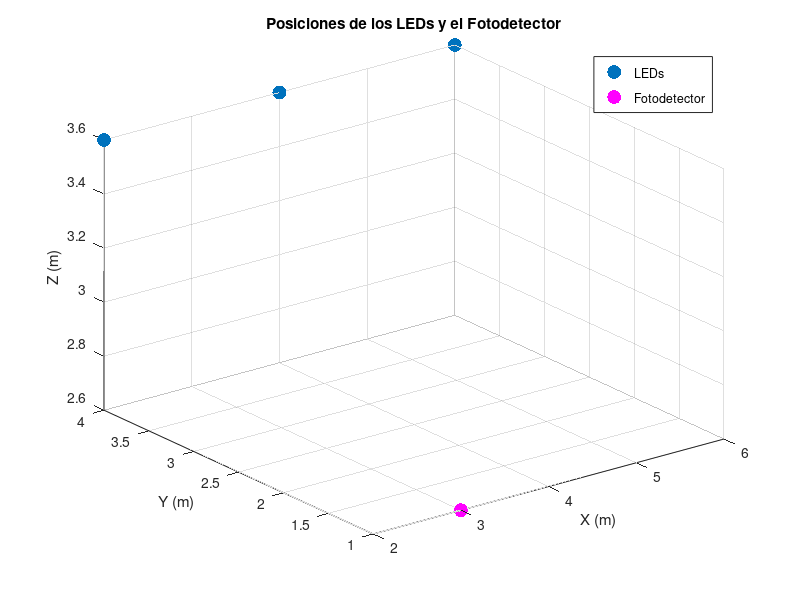

MATLAB code to generate this figure: (Note: this script raises an error after producing the figure.)
%La presente simulación es para un sistema MISO que se compone de 3 LEDs
%transmisores y 1 receptor óptico, se ambienta en un túnel minero de 4
%metros de altura, 4 metros de ancho y 8 metros de largo.

%Consideraciones:
%El túnel tiene lumianrias colineales entre sí a lo largo del eje X
%(8[m]), se estudia la separación que deben tener las luminarias entre sí
%por medio de un estudio luminotécnico tomando consideraciones básicas del
%reglamento de seguridad minera y el manual de carreteras, y así también se
%define la potencia de transmisión en cada caso para no generar
%deslumbramiento.
%Los supuestos son ideales y basados en la documentación de fotodetectores
%utilizados en investigaciones similares dentro del estudio de VLC en la
%universidad Diego Portales. Sin embargo, son parámetros que pueden ser
%modificados para estudiar otros fenómenos.
%No se estudia el comportamiento del canal NLOS, ni ruido en el ambiente.


clc;
clear all;
close all;

% DEFINICIÓN DE PARÁMETROS INICIALES
pw = 0.6;                                    % coeficiente de reflexión del área reflectiva
ang_rad = 60;                                % semi-ángulo de mitad de potencia del LED [60-90]
m = 1;                                       % número Lambertiano
Ap = 0.0001;                                 % área física del receptor (1 cm^2) (igual a Adet)
eta = 1.5;                                   % índice de refracción del PD
fov = 70;                                    % field of view

% parámetros de los ángulos de inclinación y rotación
beta_i = 45;                                 % ángulo de inclinación del LED con respecto al eje z
alpha_i = 45;                                % ángulo de rotación del LED con respecto al eje x
beta_j = 0;                                  % ángulo de inclinación inicial del PD
alpha_j = 45;                                % ángulo de rotación del PD con respecto al eje x

% posición Ti
x_i = 3;
y_i = 0.5;
z_i = 3.6;

% posición del receptor
x_j = 3;
y_j = 1; 
z_j = 2.6;

% Calcular normal del LED
N_LED = [sin(beta_i * pi / 180) * cos(alpha_i * pi / 180), ...
          sin(beta_i * pi / 180) * sin(alpha_i * pi / 180), ...
          cos(beta_i * pi / 180)];

% Vector desde el LED al receptor
vector_to_receiver = [x_j - x_i, y_j - y_i, z_j - z_i];

% Normalizar el vector
norm_vector = vector_to_receiver / norm(vector_to_receiver);


% DEFINICIÓN DE PARÁMETROS DEL CÓDIGO SECUNDARIO
theta = 70;                             % Semi-ángulo de media potencia
Adet = Ap;                               % Área del detector
Ts = 1;                                  % Ganancia de un filtro óptico
index = 1.5;                             % Índice de refracción de una lente
FOV = 60 * pi / 180;                     % Campo de visión (FOV) del receptor
G_Con = (index^2) / sin(FOV);            % Ganancia de un concentrador óptico
c = 3e8;                                 % Velocidad de la luz en m/s


%posiciones de los LEDs a lo largo del eje X
LED_pos = [
    2, 4, 3.6;   % LED 1
    4, 4, 3.6;   % LED 2
    6, 4, 3.6    % LED 3
];

Pos_FD = zeros(8, 3);
for i = 1:8                         %en total son 8 puntos y solo avanzará en el eje X
    Pos_FD(i, :) = [i, 2, 2.6];     % Posiciones del fotodetector (x, y, z)
end

FD = [x_j, y_j, z_j];                       % Usar la posición del receptor
P_transmision = 13.1;                       % Potencia de transmisión de los LEDs
P_recepcion = zeros(1, size(LED_pos, 1));   % potencia recibida

% Calcular la potencia recibida desde cada LED en función de Hlos
for i = 1:size(LED_pos, 1)
    Xi = LED_pos(i, 1);
    Yi = LED_pos(i, 2);
    hi = LED_pos(i, 3);
    
    Xp = FD(1);
    Yp = FD(2);
    hp = FD(3);
    
    % Calcular la distancia y la potencia recibida
    D = sqrt((hi - hp)^2 + (Xi - Xp)^2 + (Yi - Yp)^2);
    H_LOS_dB =  Ts * G_Con * Adet * (m + 1) * ( abs((hi - hp)) )^(m + 1) / (2 * pi * D^2);
    P_recepcion(i) = (P_transmision * H_LOS_dB);
end

disp('Potencias recibidas en el fotodetector desde cada LED:');
disp(P_recepcion);

% Encontrar la potencia máxima y su índice
[P_recep_max, max_index] = max(P_recepcion);

% Encontrar todos los LEDs con la potencia máxima
max_indices = find(P_recepcion == P_recep_max);

% Extraer las coordenadas de los LEDs correspondientes
max_LED_coords = LED_pos(max_indices, :);

fprintf('La distancia correspondiente para dicha potencia es: %.2f metros\n', ...
    sqrt((max_LED_coords(1, 3) - FD(3))^2 + (max_LED_coords(1, 1) - FD(1))^2 + (max_LED_coords(1, 2) - FD(2))^2));
fprintf('Las coordenadas del LED con la potencia más alta son: (%.2f, %.2f, %.2f)\n', ...
    max_LED_coords(1, 1), max_LED_coords(1, 2), max_LED_coords(1, 3));

% Si hay más de un LED con la potencia máxima, mostrar las coordenadas adicionales
if length(max_indices) > 1
    for j = 2:length(max_indices)
        fprintf('Otro LED con la misma potencia máxima tiene coordenadas: (%.2f, %.2f, %.2f)\n', ...
            max_LED_coords(j, 1), max_LED_coords(j, 2), max_LED_coords(j, 3));
    end
    fprintf('La ubicación del dispositivo se encuentra entre los LEDs con coordenadas (%.2f, %.2f, %.2f) y (%.2f, %.2f, %.2f)\n', ...
        max_LED_coords(1, 1), max_LED_coords(1, 2), max_LED_coords(1, 3), ...
        max_LED_coords(2, 1), max_LED_coords(2, 2), max_LED_coords(2, 3));
end

fprintf('La potencia máxima recibida es: %.4f W\n', P_recep_max);

% Graficar las posiciones de los LEDs y el fotodetector
figure;
hold on;
grid on;

scatter3(LED_pos(:, 1), LED_pos(:, 2), LED_pos(:, 3), 100, 'filled');
scatter3(FD(1), FD(2), FD(3), 100, 'm', 'filled');


xlabel('X (m)');
ylabel('Y (m)');
zlabel('Z (m)');
title('Posiciones de los LEDs y el Fotodetector');
legend('LEDs', 'Fotodetector');
view(3);





                
       % ----- Calcular ángulos del receptor para mejorar la recepción de señal -----%

beta_j = acosd(norm_vector(3));                     % Ángulo de inclinación
alpha_j = atan2d(norm_vector(2), norm_vector(1));   % Ángulo de rotación

disp(['Nuevo ángulo de inclinación del receptor: ', num2str(beta_j), '°']);
disp(['Nuevo ángulo de rotación del receptor: ', num2str(alpha_j), '°']);





disp('----------------------------------------------------------------------------------');  %
disp('------Resultados de potencia recibida en razón de tiempos en un sistema MISO------');
disp('----------------------------------------------------------------------------------');  % 







                         %----- Hlos con respuesta al impulso ------%



matriz_dist_ecuclidiana = zeros(3, 8);      %matriz de distancias ecuclidiana entre receptor en cada distancia en el eje X y cada uno de los transmisores de posición fija
Precepcion_t = zeros(8, 6);                 %en cada una de las posiciones almacena la altura del PD(h_i), la distancia del LED de distancia euclidiana más cercana al PD (d_cercana_i), los impulsos del canal de cana uno de los 3 LEDs (H_LOS_W_t_all(i, j)), t_i que corresponde a la respuesta al impluso de la distancia más cercana
P_recep = zeros(8, 3);                      % Inicializar P_recep para almacenar los resultados entre la Ptransmitida y H_LOS_W_t_all 

H_LOS_W_t_all = zeros(8, 3); % 8 posiciones para el FD y 3 LEDs

%parámetros de ruido en el receptor
k = 1.38e-23;   % Constante de Boltzmann (J/K)
T = 300;        %Temperatura en Kelvin
B = 100e6;      % Ancho de banda en Hz (10 MHz)
R = 50;         % Resistencia en ohmios
q = 1.602e-19;  % Carga del electrón en coulombs
I_b = 1e-3;     % Corriente de fotodetección en amperios (1 mA)


% Calcular ruido térmico y de disparo
thermal_noise = ((sqrt( 4 * k * T *R * B))^2) / R;  % Ruido térmico en W (valor en potencia V^2/R)
I_n = ((sqrt(2 * q * I_b * B))^2) * R ;             % Corriente de ruido de disparo (valor en potencia I^2*R)


% Inicializaar vectores de SNR
SNR_Paralelos_por_LED = zeros(8,3);
SNR_MAX_Paralelos = zeros(8,2); %se tienen 2 valores en cada vector por SNR y posición, esta info sirve para gráficas
SNR_MIN_Paralelos = zeros(8,2); %se tienen 2 valores en cada vector por SNR y posición, esta info sirve para gráficas


% Inicialización del vectores para almacenar la potencia con ruido.
Pr_ruido_termico_vec = zeros(8, 3); 
Pr_ruido_disparo_vec = zeros(8, 3); 
Pr_ruido_disparo_y_termico_vec = zeros(8, 3); 



for i = 1:8
    % 1. Altura del FD
    h_i = Pos_FD(i, 3);
    
    for j = 1:size(LED_pos, 1)
        % Distancia euclidiana desde el FD al LED
        distancia = norm((Pos_FD(i, :) - LED_pos(j, :)));
        matriz_dist_ecuclidiana(j, i) = distancia;
    end
    
    % Obtener menor distancia de fotodetector al los LEDs
    d_cercana_i = min(matriz_dist_ecuclidiana(:, i));
    
    % Calcular tiempo t_i
    t_i = d_cercana_i / c;
    
    % Calcular H_los para cada LED
    H_LOS_W_t = zeros(1, 3); % Inicializar en W

    for j = 1:size(LED_pos, 1)
        hi = Pos_FD(i, 3);                  % Altura del FD
        hp = LED_pos(j, 3);                 % Altura del LED
        D = matriz_dist_ecuclidiana(j, i);  % Distancia correspondiente
        
        % Cálculo de H_LOS en W
        H_LOS_W_t(j) = Ts * G_Con * Adet * (m + 1) * ( abs((hi - hp)) )^(m + 1) / (2 * pi * D^2);
    end
    
    H_LOS_W_t_all(i, :) = H_LOS_W_t;
    P_recep(i, :) = H_LOS_W_t * P_transmision;


    for j = 1:size(H_LOS_W_t, 2)
        Pr_ruido_termico_vec(i, j) = H_LOS_W_t(j) * P_transmision + thermal_noise;  % Potencia recibida al adicionar ruido térmico en el receptor
        Pr_ruido_disparo_vec(i, j) = H_LOS_W_t(j) * P_transmision + I_n;            % Potencia recibida al adicionar ruido de disparo en el receptor
        Pr_ruido_disparo_y_termico_vec(i, j) = H_LOS_W_t(j) * P_transmision + I_n + thermal_noise; 
        
        % Llamada a la función calculo_SNR para cada LED y almacenar el valor en SNR_Paralelos_por_LED
        P_recepcion(i,j) = H_LOS_W_t(j) * P_transmision; % Definir la potencia de recepción para la iteración
        SNR_Paralelos_por_LED(i, j) = calculo_SNR(k, T, B, R, q, I_b, P_recepcion(i,j));
        
    end
    
    fprintf('Iteración %d: Pr_ruido_termico=%.4e, %.4e, %.4e\n', i, Pr_ruido_termico_vec(i, 1), Pr_ruido_termico_vec(i, 2), Pr_ruido_termico_vec(i, 3));
    fprintf('Iteración %d: Pr_ruido_disparo_vec=%.4e, %.4e, %.4e\n', i, Pr_ruido_disparo_vec(i, 1), Pr_ruido_disparo_vec(i, 2), Pr_ruido_disparo_vec(i, 3));


    %Mostrar resultados de potencia al adicionar ruido térmico y de disparo
    fprintf('Iteración %d: Pr_ruido_disparo_y_termico_vec=%.4e, %.4e, %.4e\n', i, Pr_ruido_disparo_y_termico_vec(i, 1), Pr_ruido_disparo_y_termico_vec(i, 2), Pr_ruido_disparo_y_termico_vec(i, 3));

    Precepcion_t(i, :) = [h_i, d_cercana_i, H_LOS_W_t_all(i, 1), H_LOS_W_t_all(i, 2), H_LOS_W_t_all(i, 3), t_i];
    
    % Mostrar valores de Precepcion_t a medida que se llena
    fprintf('Iteración %d: h_i=%.2f, d_cercana_i=%.2f, H_los_1=%.4e, H_los_2=%.4e, H_los_3=%.4e, t_i=%.6e\n', ...
            i, Precepcion_t(i, 1), Precepcion_t(i, 2), Precepcion_t(i, 3), Precepcion_t(i, 4), Precepcion_t(i, 5), Precepcion_t(i, 6));


end

fprintf('\n\n');

disp('H_LOS_W_t de cada iteración:');
disp(H_LOS_W_t_all);

fprintf('\n       Valores de potencia cuando los Nt es paralelo a Nr \n');

disp('P_recep de cada iteración:');
disp(P_recep);


fprintf('\n       Valores de potencia y ruido cuando los Nt es paralelo a Nr \n');



disp('Pr_ruido_termico de cada iteración:');
disp((Pr_ruido_termico_vec));
fprintf('\n\n');
disp('Pr_ruido_disparo_vec de cada iteración:');
disp(Pr_ruido_disparo_vec);
fprintf('\n\n');
disp('Pr_ruido_disparo_y_termico_vec de cada iteración:');
disp(Pr_ruido_disparo_y_termico_vec);
fprintf('\n\n');


fprintf('------- Valores más altos de Pr_ruido_termico por iteración -------\n');
for i = 1:size(Pr_ruido_termico_vec, 1)
    max_value = max(Pr_ruido_termico_vec(i, :)); 
    fprintf('Iteración %d: Valor máximo=%.4e\n', i, max_value);
    min_value = min(Pr_ruido_termico_vec(i, :)); 
    fprintf('Iteración %d: Valor mínimo=%.4e\n\n', i, min_value);
end

fprintf('------- Valores más altos de Pr_ruido_disparo por iteración planos paralelos -------\n');
for i = 1:size(Pr_ruido_disparo_vec, 1)
    max_value = max(Pr_ruido_disparo_vec(i, :)); 
    fprintf('Iteración %d: Valor máximo=%.4e\n', i, max_value);
    min_value = min(Pr_ruido_disparo_vec(i, :)); 
    fprintf('Iteración %d: Valor mínimo=%.4e\n\n', i, min_value);
end


fprintf('------- Valores más altos de Pr_ruido_disparo_y_termico_vec por iteración planos paralelos -------\n');
for i = 1:size(Pr_ruido_disparo_y_termico_vec, 1)
    max_value = max(Pr_ruido_disparo_y_termico_vec(i, :)); 
    fprintf('Iteración %d: Valor máximo=%.4e\n', i, max_value);
    min_value = min(Pr_ruido_disparo_y_termico_vec(i, :)); 
    fprintf('Iteración %d: Valor mínimo=%.4e\n\n', i, min_value);
end


disp('----------------------------------------------------------------------------------------------------------');  %
disp('-----------------------Calculos de SNR al adicionar ruido termico y de disparo-----------------------');
disp('----------------------------------------------------------------------------------------------------------');  % 


disp('SNR de plano receptor paralelo al plano transmisor (SNR_Paralelos_por_LED):');
disp(SNR_Paralelos_por_LED);

x_values = 1:8; 

% Graficar los valores de SNR para los tres LEDs
figure; 
hold on; 
set(gcf, 'Color', 'w'); 

% Curva para el primer LED
plot(x_values, SNR_Paralelos_por_LED(:, 1), '-o', 'DisplayName', 'LED 1', 'LineWidth', 2);

% Curva para el segundo LED
plot(x_values, SNR_Paralelos_por_LED(:, 2), '-s', 'DisplayName', 'LED 2', 'LineWidth', 2);

% Curva para el tercer LED
plot(x_values, SNR_Paralelos_por_LED(:, 3), '-d', 'DisplayName', 'LED 3', 'LineWidth', 2);


xlabel('Posiciones en x', 'FontSize', 12); 
ylabel('SNR [dB]', 'FontSize', 12);       
title('Curvas de SNR por LED con Nt y Nr paralelos', 'FontSize', 14); 
legend('show'); 
grid on; 
hold off; 





%%%%%%%%%%%%%%%%%%%%%%%%%%%%%%%%%%%%%%%%%%%%%%%%%%%%%%%%%%%%%%%%%%%%%%%%%%%%%%%%%%%%%%%%%%%




disp('----------------------------------------------------------------------------------');  %
disp('-------------Si suponemos que el FD NO está siempre paralelo al techo-------------');
disp('----------------------------------------------------------------------------------');  % 

disp('----Debemos calcular los valores de HLOS en función de los vectores de Nt y Nr----'); 


Psi = zeros(8, 3);                      % Almacenar valores de Psi para cada combinación i,j
distancia_euclidiana = zeros(8, 3);     % Almacenar distancias euclidianas
HLOS = zeros(8, 3);                     % Almacenar HLOS para cada combinación i,j
Pr_plano_no_paralelos = zeros(8, 3);    % Almacenar potencia por plano no paralelo

% Inicializar vectores de ruido
Pr_ruido_termico_vec_planos_no_paralelos = zeros(8, 3); 
Pr_ruido_disparo_vec_planos_no_paralelos = zeros(8, 3); 
Pr_ruido_disparo_y_termico_vec_planos_no_paralelos = zeros(8, 3); 


% Inicializaar vectores de SNR
SNR_NO_Paralelos_por_LED = zeros(8,3);
SNR_MAX_NO_Paralelos = zeros(8,2);      
SNR_MIN_NO_Paralelos = zeros(8,2);

% Inicialización del vector de potencia más alta por receptor
potencias_por_receptor = zeros(8, 1);
mejor_transmisor = zeros(8, 1);

for i = 1:8
    Xr = Pos_FD(i, 1);
    Yr = Pos_FD(i, 2);
    Zr = Pos_FD(i, 3);
    
    for j = 1:3
        Xt = LED_pos(j, 1);
        Yt = LED_pos(j, 2);
        Zt = LED_pos(j, 3);
        
        % Calcular Psi (ángulo entre el receptor i y el transmisor j)
        Psi(i, j) = acos((Xt * Xr + Yt * Yr + Zt * Zr) / ...
            (sqrt(Xr^2 + Yr^2 + Zr^2) * sqrt(Xt^2 + Yt^2 + Zt^2)));
        
        % Calcular distancia euclidiana entre el receptor i y el LED j
        distancia_euclidiana(i, j) = sqrt((Xt - Xr)^2 + (Yt - Yr)^2 + (Zt - Zr)^2);
        
        % Calcular HLOS para el receptor i y el LED j
        HLOS(i, j) = Ts * G_Con * Adet * (m + 1) * (cosd(theta)^m) * cos(Psi(i, j)) / ...
                     (2 * pi * distancia_euclidiana(i, j)^2);
        
        % Calcular potencia recibida por el plano no paralelo (Pr_plano_no_paralelos)
        Pr_plano_no_paralelos(i, j) = P_transmision * HLOS(i, j);
        
        % Calcular potencias con ruido térmico, de disparo y ambos
        Pr_ruido_termico_vec_planos_no_paralelos(i, j) = Pr_plano_no_paralelos(i, j) + thermal_noise;
        Pr_ruido_disparo_vec_planos_no_paralelos(i, j) = Pr_plano_no_paralelos(i, j) + I_n;
        Pr_ruido_disparo_y_termico_vec_planos_no_paralelos(i, j) = Pr_plano_no_paralelos(i, j) + I_n + thermal_noise;

        SNR_NO_Paralelos_por_LED(i, j) = calculo_SNR(k, T, B, R, q, I_b, Pr_plano_no_paralelos(i, j));

    end
    
    % Encontrar el LED con la mayor potencia para el receptor i
    [potencias_por_receptor(i), mejor_transmisor(i)] = max(Pr_plano_no_paralelos(i, :));
end

column_names = {'Receptor', 'Transmisor', 'Psi', 'Distancia Euclidiana', 'HLOS', 'Pr_plano_no_paralelos'};
result_data = [];

for i = 1:8
    for j = 1:3
        result_data = [result_data; i, j, Psi(i, j), distancia_euclidiana(i, j), HLOS(i, j), Pr_plano_no_paralelos(i, j)];
    end
end


result_table = array2table(result_data, 'VariableNames', column_names);
disp('Tabla de resultados (llegada_al_receptor):');
disp(result_table);

summary_data = [];
for i = 1:8
    summary_data = [summary_data; i, mejor_transmisor(i), Psi(i, mejor_transmisor(i)), distancia_euclidiana(i, mejor_transmisor(i)), HLOS(i, mejor_transmisor(i)), potencias_por_receptor(i)];
end

summary_table = array2table(summary_data, 'VariableNames', column_names);
disp('Tabla de Resumen - Potencia más alta por receptor:');
disp(summary_table);

%%%%%%%%%%%%%%%%%%%%%%%%%%%%%%%%%%%%%%%%%%%%%%%%%%%%%%%%%%%%%%55

disp('Pr_plano_no_paralelos de cada iteración:');
disp((Pr_plano_no_paralelos));



disp('--------------------------------------------------------------------------------------------------------------');
disp('--- Resultados de potencia con ruido cuando el ángulo entre el receptor y cada uno de los LEDs no es ideal ---');
disp('--------------------------------------------------------------------------------------------------------------');

disp('Pr_ruido_termico_planos_no_paralelos de cada iteración:');
disp((Pr_ruido_termico_vec_planos_no_paralelos));

disp('Pr_ruido_disparo_vec_planos_no_paralelos de cada iteración:');
disp(Pr_ruido_disparo_vec_planos_no_paralelos);

disp('Pr_ruido_disparo_y_termico_vec_planos_no_paralelos de cada iteración:');
disp(Pr_ruido_disparo_y_termico_vec_planos_no_paralelos);


fprintf('------- Valores más altos de Pr_ruido_termico por iteración -------\n');
for i = 1:size(Pr_ruido_termico_vec_planos_no_paralelos, 1)
    max_value = max(Pr_ruido_termico_vec_planos_no_paralelos(i, :)); 
    fprintf('Iteración %d: Valor máximo=%.4e\n', i, max_value);
    min_value = min(Pr_ruido_termico_vec_planos_no_paralelos(i, :)); 
    fprintf('Iteración %d: Valor mínimo=%.4e\n\n', i, min_value);
end

fprintf('------- Valores más altos de Pr_ruido_disparo por iteración -------\n');
for i = 1:size(Pr_ruido_disparo_vec_planos_no_paralelos, 1)
    max_value = max(Pr_ruido_disparo_vec_planos_no_paralelos(i, :)); 
    fprintf('Iteración %d: Valor máximo=%.4e\n', i, max_value);
    min_value = min(Pr_ruido_disparo_vec_planos_no_paralelos(i, :)); 
    fprintf('Iteración %d: Valor mínimo=%.4e\n\n', i, min_value);
end

fprintf('---- Valores más altos de Pr_ruido_disparo_y_termico_vec por iteración cuando los planos Nt y Nr no son paraleros ----\n');
for i = 1:size(Pr_ruido_disparo_y_termico_vec_planos_no_paralelos, 1)
    max_value = max(Pr_ruido_disparo_y_termico_vec_planos_no_paralelos(i, :)); 
    fprintf('Iteración %d: Valor máximo=%.4e\n', i, max_value);
    min_value = min(Pr_ruido_disparo_y_termico_vec_planos_no_paralelos(i, :));
    fprintf('Iteración %d: Valor mínimo=%.4e\n\n', i, min_value);
end



disp('----------------------------------------------------------------------------------------------------------');  %
disp('-----------------------Calculos de SNR al adicionar ruido termico y de disparo-----------------------');
disp('----------------------------------------------------------------------------------------------------------');  % 

disp('SNR de plano receptor no paralelo al plano transmisor (SNR_NO_Paralelos_por_LED):');
disp(SNR_NO_Paralelos_por_LED);


% Graficar los valores de SNR para los tres LEDs
figure; 
hold on; 
set(gcf, 'Color', 'w'); 

% Curva para el primer LED
plot(x_values, SNR_NO_Paralelos_por_LED(:, 1), '-o', 'DisplayName', 'LED 1', 'LineWidth', 2);

% Curva para el segundo LED
plot(x_values, SNR_NO_Paralelos_por_LED(:, 2), '-s', 'DisplayName', 'LED 2', 'LineWidth', 2);

% Curva para el tercer LED
plot(x_values, SNR_NO_Paralelos_por_LED(:, 3), '-d', 'DisplayName', 'LED 3', 'LineWidth', 2);


xlabel('Posiciones en x', 'FontSize', 12); 
ylabel('SNR [dB]', 'FontSize', 12);       
title('Curvas de SNR por LED con Nt y Nr NO paralelos', 'FontSize', 14); 

legend('show'); 
grid on; 
hold off; 



disp('----------------------------------------------------------------------------------------------------------');  %
disp('------------Calculos de comparación SNR al juntar el mejor y peor caso en curvas de MAX y MIN-------------');
disp('----------------------------------------------------------------------------------------------------------');  % 



% Obtener los valores máximos y mínimos por fila (por cada iteración)
max_values_paralelos = max(SNR_Paralelos_por_LED, [], 2); % Máximos por fila (Paralelos)
min_values_paralelos = min(SNR_Paralelos_por_LED, [], 2); % Mínimos por fila (Paralelos)

max_values_no_paralelos = max(SNR_NO_Paralelos_por_LED, [], 2); % Máximos por fila (No Paralelos)
min_values_no_paralelos = min(SNR_NO_Paralelos_por_LED, [], 2); % Mínimos por fila (No Paralelos)


figure; 
hold on; 
set(gcf, 'Color', 'w'); 


% Graficar los valores máximos de los paralelos
plot(x_values, max_values_paralelos, '-o', 'DisplayName', 'Máximos planos paralelos', 'LineWidth', 2);

% Graficar los valores máximos de los no paralelos
plot(x_values, max_values_no_paralelos, '-x', 'DisplayName', 'Máximos planos No paralelos', 'LineWidth', 2);

xlabel('Posiciones en x', 'FontSize', 12); 
ylabel('SNR [dB]', 'FontSize', 12);       
title('Curva de SNR Máximos', 'FontSize', 14); 
legend('show'); 
grid on; 
hold off;

porcentaje_max_values = (abs (max_values_no_paralelos - max_values_paralelos) ./ max_values_paralelos) * 100;

disp('Porcentaje de max_values_paralelos sobre max_values_no_paralelos:');
for i = 1:length(porcentaje_max_values)
    fprintf('%.2f%%\n', porcentaje_max_values(i));
end


% Graficar el porcentaje de max_values_paralelos sobre max_values_no_paralelos
figure;
plot(x_values, porcentaje_max_values, '-o', 'DisplayName', 'Porcentaje Máximos', 'LineWidth', 2);
set(gcf, 'Color', 'w'); 

xlabel('Posiciones en x', 'FontSize', 12); 
ylabel('Porcentaje [%]', 'FontSize', 12);  
title('Porcentaje de Máximos Paralelos sobre No Paralelos', 'FontSize', 14); 
grid on; 




figure; 
hold on; 
set(gcf, 'Color', 'w'); 

% Graficar los valores mínimos de los paralelos
plot(x_values, min_values_paralelos, '-s', 'DisplayName', 'Mínimos planos paralelos', 'LineWidth', 2);

% Graficar los valores mínimos de los no paralelos
plot(x_values, min_values_no_paralelos, '-d', 'DisplayName', 'Mínimos planos No paralelos', 'LineWidth', 2);

xlabel('Posiciones en x', 'FontSize', 12); 
ylabel('SNR [dB]', 'FontSize', 12);       
title('Curva de SNR Mínimos', 'FontSize', 14); 
legend('show');
grid on;  
hold off; 



porcentaje_min_values = (abs (min_values_no_paralelos - min_values_paralelos) ./ min_values_paralelos) * 100;

disp('Porcentaje de min_values_paralelos sobre min_values_no_paralelos:');
for i = 1:length(porcentaje_min_values)
    fprintf('%.2f%%\n', porcentaje_min_values(i));
end

% Graficar el porcentaje de min_values_paralelos sobre min_values_no_paralelos
figure;
set(gcf, 'Color', 'w'); 
plot(x_values, porcentaje_min_values, '-o', 'DisplayName', 'Porcentaje Máximos', 'LineWidth', 2);

xlabel('Posiciones en x', 'FontSize', 12); 
ylabel('Porcentaje [%]', 'FontSize', 12);  
title('Porcentaje de mínimos Paralelos sobre No Paralelos', 'FontSize', 14); % Título de la gráfica
grid on; 



                        %%% ---------- DEFINICIÓN DE FUNCIONES ---------- %%%%

                        
                        
function SNR = calculo_SNR(k, T, B, R, q, I_b, P_recepcion)

    % Cálculo del ruido térmico en potencia (watts)
    V_rms_thermal = sqrt(4 * k * T * R * B);  % Voltaje RMS del ruido térmico
    ruido_termico = (V_rms_thermal^2) / R;    % Potencia del ruido térmico en watts

    % Alternativamente: ruido_termico = (4 * k * T * B) / R;
    
    % Cálculo del ruido de disparo en potencia (watts)
    I_rms_shot = sqrt(2 * q * I_b * B);  % Corriente RMS del ruido de disparo
    ruido_disparo = (I_rms_shot^2) * R;  % Potencia del ruido de disparo en watts
    
    % Alternativamente: ruido_disparo = 2 * q * I_b * B * R;
    
    % Cálculo del ruido total en potencia (watts)
    ruido_total = ruido_disparo + ruido_termico;
    
    % Cálculo del SNR (relación señal/ruido en términos de potencia)
    SNR = 10 * log10( ( P_recepcion) / ruido_total);  % relación en términos de potencia

end



disp('---------------------------------------------------------------------------------');  %
disp('------------Calculos de distancia de error de localización en metros-------------');
disp('---------------------------------------------------------------------------------');  % 

% Inicialización: convertir matriz de distancias a 2D
dist_estimada = matriz_dist_ecuclidiana'; % Cada fila contiene las distancias estimadas

% Inicialización para guardar las soluciones (x, y)
pos_estimada = zeros(size(dist_estimada, 1), 2);
error_distancia = zeros(8, 1);

%pos_estimada = calcular_posiciones(dist_estimada, LED_pos);
pos_estimada = calcularPosiciones(dist_estimada, LED_pos);
disp('Posiciones estimadas en casos sin ruido:');
disp(pos_estimada);


% Coordenadas reales (Pos_real) en 2D
Pos_real = zeros(8, 2);
for i = 1:8 % En total son 8 puntos
    Pos_real(i, :) = [i, 2]; % (x, y)
end


error_distancia = calcular_error(Pos_real, pos_estimada);
disp('Error de distancia en casos sin ruidos:');
disp(error_distancia);

plotPositions(Pos_real, pos_estimada);

%%%%%%%%%%%%%%%%%%%%%%%%%%%%%%%%%%%%%%%%%%%%%%%%%%%%%%%%%%%%%%%%%%%%%%%%%%%%

z_i = 3.6; % Altura del receptor
z_t = 2.6; % Altura del transmisor

d_estimada_no_paralelos = zeros(8, 3);
Pos_est_no_paralelos = zeros(8,2);
error_no_paralelos = zeros(8,1);

% Cálculo de d_estimada_no_paralelos
for i = 1:size(Pr_ruido_disparo_y_termico_vec_planos_no_paralelos, 1)
    for j = 1:size(Pr_ruido_disparo_y_termico_vec_planos_no_paralelos, 2)

        P_LOS_i = Pr_ruido_disparo_y_termico_vec_planos_no_paralelos(i, j);
        d_estimada_no_paralelos(i, j) = ((Ap * (m + 1) / (2 * pi)) * fov * G_Con * P_transmision * ((z_i - z_t)^(m + 1) / P_LOS_i))^(1 / (m + 3));
   
    end
end


disp('Matriz d_estimada_no_paralelos:');
disp(d_estimada_no_paralelos);

Pos_est_no_paralelos = calcularPosiciones(d_estimada_no_paralelos, LED_pos);
disp('Posiciones estimadas (No Paralelos):');
disp(Pos_est_no_paralelos);

error_no_paralelos = calcular_error(Pos_real, Pos_est_no_paralelos);
disp('Error de distancia (No Paralelos):');
disp(error_no_paralelos);

plotPositions(Pos_real, Pos_est_no_paralelos);

%%%%%%%%%%%%%%%%%%%%%%%%%%%%%%%%%%%%%%%%%%%%%%%%%%%%%%%%%%%%%%%%%%%%%%%%%%%

d_estimada_paralelos = zeros(8, 3);
Pos_est_paralelos = zeros(8,2);
error_paralelos = zeros(8,1);

% Cálculo de d_estimada_paralelos
for i = 1:size(Pr_ruido_disparo_y_termico_vec, 1)
    for j = 1:size(Pr_ruido_disparo_y_termico_vec, 2)

        P_LOS_i = Pr_ruido_disparo_y_termico_vec(i, j);
        d_estimada_paralelos(i, j) = ((Ap * (m + 1) / (2 * pi)) * fov * G_Con * P_transmision * ((z_i - z_t)^(m + 1) / P_LOS_i))^(1 / (m + 3));
    
    end
end

disp('Matriz d_estimada_paralelos:');
disp(d_estimada_paralelos);

Pos_est_paralelos = calcularPosiciones(d_estimada_paralelos, LED_pos);
disp('Valores estimados de X e Y para cada iteración:');
disp(Pos_est_paralelos);


error_paralelos = calcular_error(Pos_real, Pos_est_paralelos);
disp('Error de distancia (Paralelos):');
disp(error_paralelos);

plotPositions(Pos_real, Pos_est_paralelos);

% Crear una figura para comprender como se aplica TOA
figure;
hold on; 
c = 3e8; 
tiempos_llegada = d_estimada_paralelos / c;
set(gcf, 'Color', 'w'); 
colores = ['r', 'g', 'b']; % Rojo para LED 1, Verde para LED 2, Azul para LED 3

for i = 1:size(LED_pos, 1)
    line([tiempos_llegada(1, i) tiempos_llegada(1, i)], [0 d_estimada_paralelos(1, i)], 'Color', colores(i), 'LineWidth', 2);
end

% Añadir etiquetas y leyenda
xlabel('Tiempo de Llegada (s)');
ylabel('Distancia Estimada (metros)');
title('Representación de Impulsos de Llegada para cada LED');
legend({'LED 1', 'LED 2', 'LED 3'}, 'Location', 'northeast');
grid on;
hold off; % Liberar el gráfico

%%%%%%%%%%%%%%%%%%%%%% FUNCIONES DE LOCALIZACION %%%%%%%%%%%%%%%%%%%%%%
function Pos_est = calcularPosiciones(d_estimada, LED_pos)

    Pos_est = zeros(size(d_estimada, 1), 2); % N filas, 2 columnas para [X, Y]

    % Iterar sobre cada fila de d_estimada para calcular X e Y
    for i = 1:size(d_estimada, 1)
        XLed = LED_pos(:, 1);
        YLed = LED_pos(:, 2);

        % Extraer las distancias estimadas para la iteración actual
        dist_actual = d_estimada(i, :);

        % Ordenar las distancias y seleccionar las dos menores
        [~, indices_ordenados] = sort(dist_actual);
        idx1 = indices_ordenados(1); % Menor distancia
        idx2 = indices_ordenados(2); % Segunda menor distancia

        % Definir distancias y coordenadas asociadas
        dest1 = dist_actual(idx1);
        dest2 = dist_actual(idx2);
        Xled1 = XLed(idx1);
        Xled2 = XLed(idx2);

        % Calcular X usando la fórmula dada
        numerator = dest1^2 - dest2^2 - Xled1^2 + Xled2^2;
        denominator = -2 * Xled1 + 2 * Xled2;

        if denominator ~= 0
            X = abs(numerator / denominator);
        else
            X = NaN; % Si hay división por cero, asignar NaN
        end

        % Fijar Y como constante (por simplificación)
        Y = encontrar_y_optimo(X, Xled1, dest1);

        % Guardar los valores en la matriz de posiciones estimadas
        Pos_est(i, :) = [X, Y];
    end
end

function y_opt = encontrar_y_optimo(x, x_led, dest)
    % Función para encontrar el valor óptimo de y en el rango [1, 3]
    % que minimiza la ecuación (x - x_led)^2 + (y - 2)^2 - dest^2

    % Definir la función objetivo
    objective = @(y) abs((x - x_led)^2 + (y - 4)^2 - dest^2);

    % Configurar opciones para fminbnd con mayor precisión
    options = optimset('TolX', 23e-6, 'Display', 'off');

    % Usar fminbnd para encontrar el valor óptimo de y en el rango [1, 3]
    y_opt = fminbnd(objective, 1.25, 2.75, options);
end
%%%%%%%%%%%%%%%%%%%%% Fin de calculo de localización %%%%%%%%%%%%%%%%%%%%%




function error_distancia = calcular_error(Pos_real, pos_estimada)
    error_distancia = zeros(size(Pos_real, 1), 1);

    % Calcular la distancia para cada punto
    for i = 1:size(Pos_real, 1)
        % Extraer coordenadas reales (x, y) y estimadas (x, y)
        x_real = Pos_real(i, 1);
        y_real = Pos_real(i, 2);

        x_est = pos_estimada(i, 1);
        y_est = pos_estimada(i, 2);

        % Calcular la distancia euclidiana
        error_distancia(i) = sqrt((x_real - x_est)^2 + (y_real - y_est)^2);
    end
end



function plotPositions(real_pos, estim_pos)

    % Verificar dimensiones de entrada
    if size(real_pos, 2) ~= 2 || size(estim_pos, 2) ~= 2
        error('Ambos vectores deben ser matrices Nx2 con columnas [x, y].');
    end


    figure;
    hold on;
    set(gcf, 'Color', 'w'); 
    plot(real_pos(:, 1), real_pos(:, 2), 'kx', 'DisplayName', 'Posición real'); % Cruces negras
    plot(estim_pos(:, 1), estim_pos(:, 2), 'ro', 'DisplayName', 'Posición estimada'); % Círculos rojos
    legend;
    xlabel('X');
    ylabel('Y');
    axis([0 8 0 4]); % Ajustar el rango del gráfico
    axis equal;
    grid on;
    title('Desviación posición real v/s estimada');
    hold off;
end
